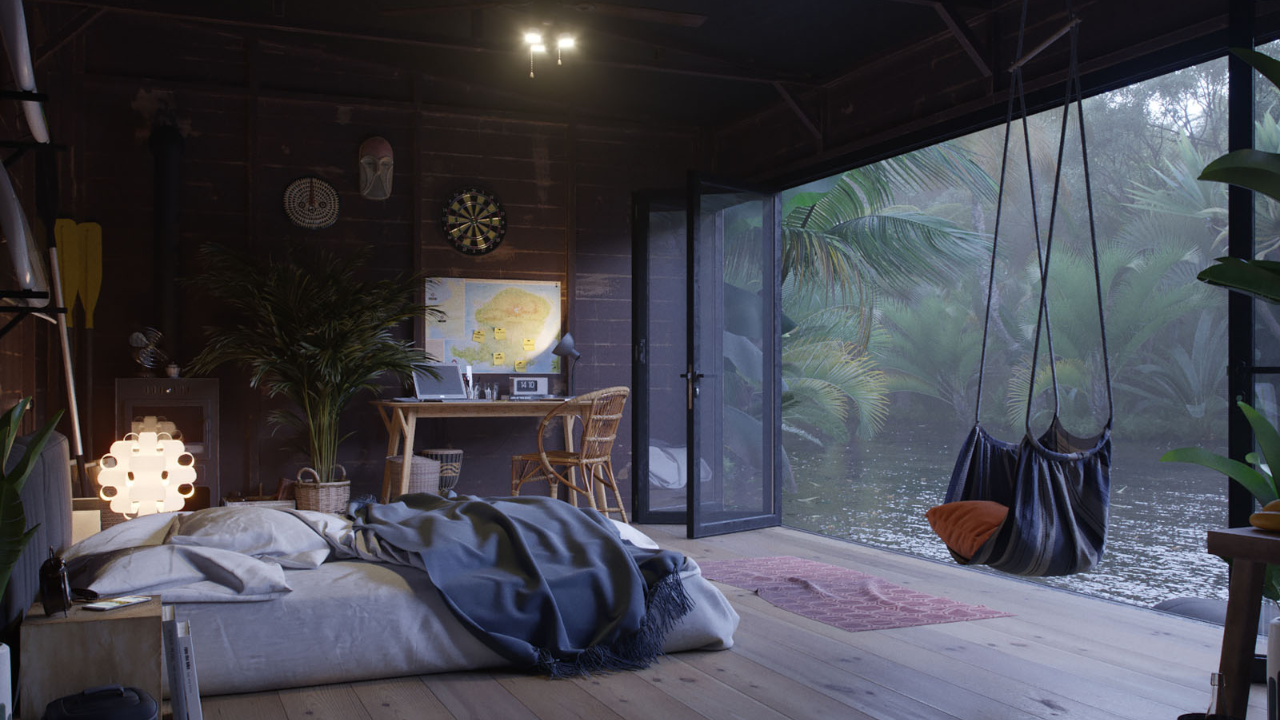
#> input picture d/example.png, 1280 x 720 px
$ python non-linear.py
#> lines starting #> are read from the running program, lines starting #| are printed output that depends on the picture
#> further down, img is the input picture: shape (720, 1280, 3); mean B, G, R 78.1, 70.3, 70.2
# -*- coding: UTF-8 -*-
# 要求： 图像点操作（线性、非线性）
import os
import cv2
import copy as cp
import numpy as np
import matplotlib.pyplot as plt


def Linear(image):
    # 线性变化
    img = cp.deepcopy(image)    # 深拷贝，为保证不对原图进行修改
    rows, cols, channals = img.shape
#> rows = 720; cols = 1280; channals = 3
    for c in range(channals):
        for i in range(rows):
            for j in range(cols):
                img[i, j, c] = img[i, j, c]//3
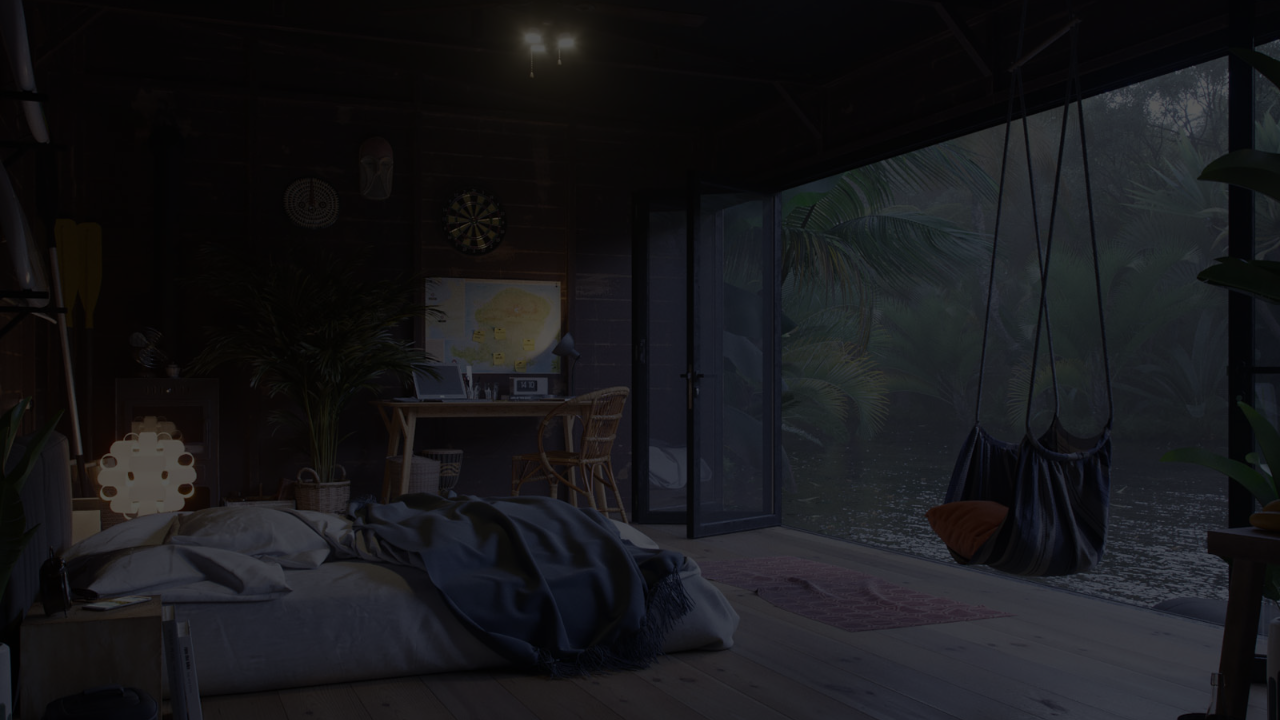
#> img: shape (720, 1280, 3); mean B, G, R 25.7, 23.1, 23.1
    return img


def Nonlinear(image):
    img = cp.deepcopy(image)
    img = np.power(img.astype(np.int32), 2)//200
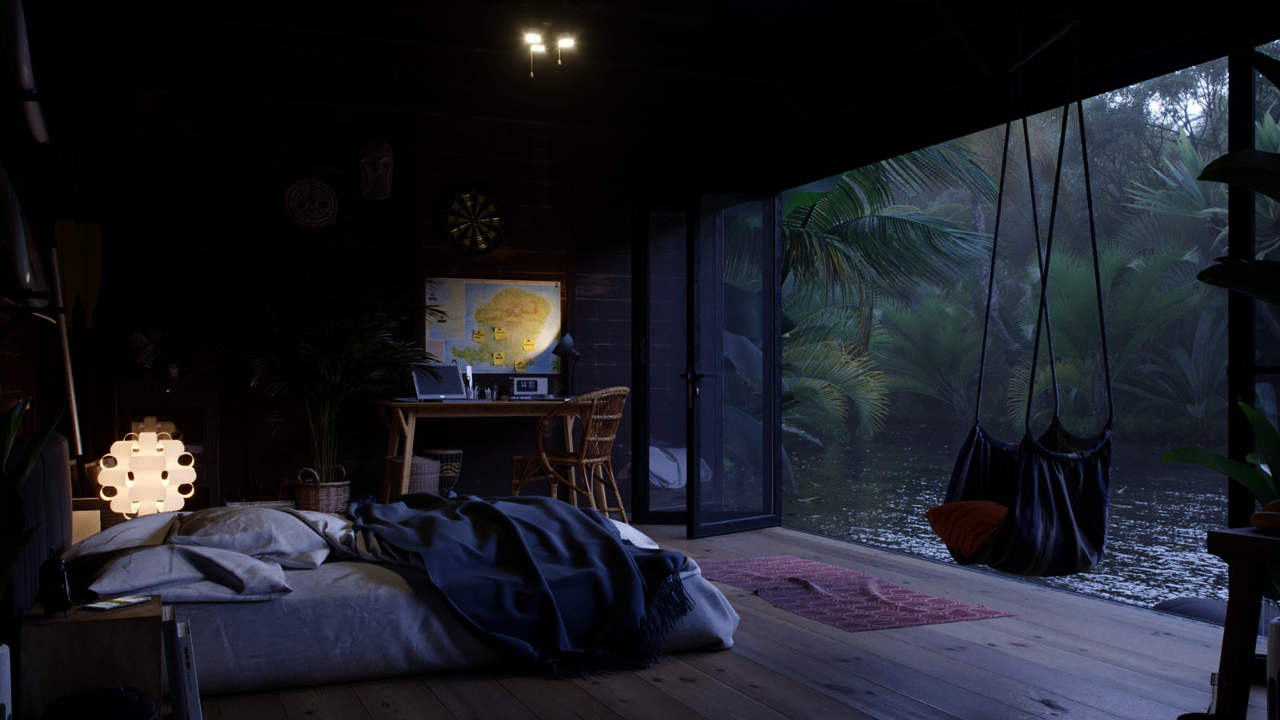
#> img: shape (720, 1280, 3) int32; mean B, G, R 47.5, 38.2, 36.5; drawn with min black and max white
    # [5 lines of commented-out code are left out]
    return img


if __name__ == "__main__":
    model_path = os.path.dirname(__file__)
    img = cv2.imread(model_path + '/example.png')
    img_linear = Linear(img)
    img_nonlinear = Nonlinear(img)

    # cv2.imwrite(model_path + '/example_linear.png', img_linear)
    # cv2.imwrite(model_path + '/example_nonlinear.png', img_nonlinear)
    plt.figure()
    plt.subplot(1, 3, 1)
    plt.title('original')
    plt.axis('off')
    plt.imshow(img[..., ::-1])
    plt.subplot(1, 3, 2)
    plt.title('Linear x/3')
    plt.axis('off')
    plt.imshow(img_linear[..., ::-1])
    plt.subplot(1, 3, 3)
    plt.title('Nonlinear x^2//200')
    plt.axis('off')
    plt.imshow(img_nonlinear[..., ::-1])
    plt.show()
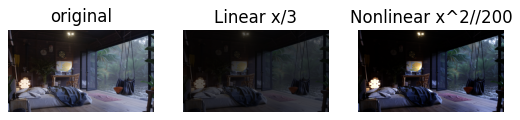
#> figure drawn by matplotlib, 3 panels
